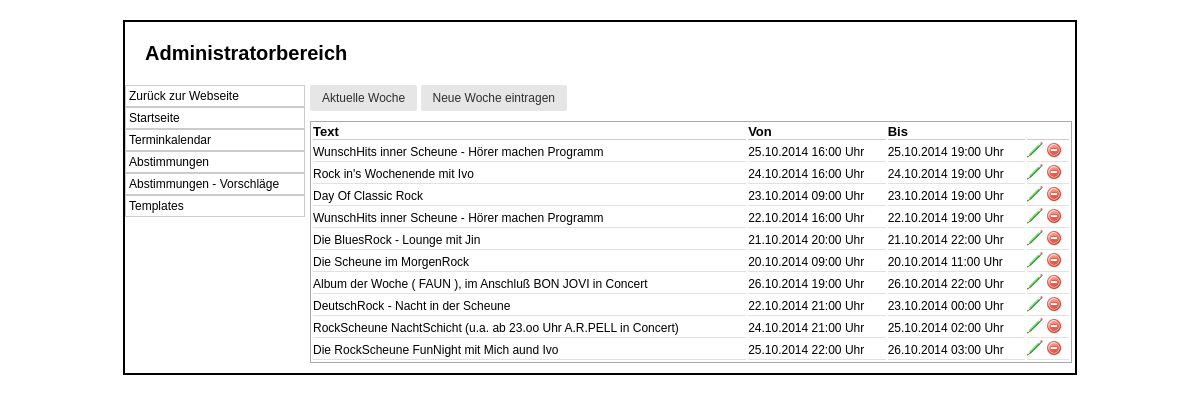
The page /admin/index.php?p=termine on the database its author committed.
### tables this page shows
CREATE TABLE IF NOT EXISTS `termine` (
  `ID` int(10) NOT NULL AUTO_INCREMENT,
  `Text` varchar(250) DEFAULT NULL,
  `Von` datetime NOT NULL,
  `Bis` datetime NOT NULL,
  PRIMARY KEY (`ID`)
);

### class/mysqli.class.php (called while the page is built, shortened)
<?php
class MysqliDb
{
    protected static $_prefix;
    protected $_mysqli;
    protected $_query;
    protected $_where = array();
    protected $_orderBy = array();
    protected $_groupBy = array();
    protected $host;
    protected $username;
    protected $password;
    protected $db;
    protected $port;
    public function __construct($host = NULL, $username = NULL, $password = NULL, $db = NULL, $port = NULL)
    {
        $this->host = $host;
        $this->username = $username;
        $this->password = $password;
        $this->db = $db;
        if($port == NULL)
            $this->port = ini_get ('mysqli.default_port');
        else
            $this->port = $port;
    }
    public function connect()
    {
        $this->_mysqli = new mysqli ($this->host, $this->username, $this->password, $this->db, $this->port)
            or die('There was a problem connecting to the database');
        $this->_mysqli->set_charset ('utf8');
    }
    protected function reset()
    {
        $this->_where = array();
        $this->_orderBy = array();
        $this->_groupBy = array();
        $this->_query = null;
    }
    public function setPrefix($prefix = '')
    {
        self::$_prefix = $prefix;
        return $this;
    }
    public function get($tableName, $numRows = null, $columns = '*')
    {
        $column = is_array($columns) ? implode(', ', $columns) : $columns;
        $this->_query = "SELECT $column FROM " .self::$_prefix . $tableName;
        $stmt = $this->_buildQuery($numRows);
        $stmt->execute();
        return $this->_dynamicBindResults($stmt);
    }
    protected function _buildQuery($numRows = null, $tableData = null)
    {
        $stmt = $this->_prepareQuery();
        return $stmt;
    }
    protected function _dynamicBindResults(mysqli_stmt $stmt)
    {
        $parameters = array();
        $results = array();
        $meta = $stmt->result_metadata();
        $row = array();
        while ($field = $meta->fetch_field()) {
            $row[$field->name] = null;
            $parameters[] = & $row[$field->name];
        }
        call_user_func_array(array($stmt, 'bind_result'), $parameters);
        while ($stmt->fetch()) {
            $x = array();
            foreach ($row as $key => $val) {
                $x[$key] = $val;
            }
            array_push($results, $x);
        }
        return $results;
    }
    protected function _buildTableData ($tableData) {
        if (!is_array ($tableData))
            return;
        $this->_query = rtrim($this->_query, ', ');
    }
    protected function _buildWhere () {
        if (empty ($this->_where))
            return;
        $this->_query .= ' WHERE ';
        $this->_where[0][0] = '';
    }
    protected function _buildGroupBy () {
        if (empty ($this->_groupBy))
            return;
        $this->_query .= " GROUP BY ";
        $this->_query = rtrim($this->_query, ', ') . " ";
    }
    protected function _buildOrderBy () {
        if (empty ($this->_orderBy))
            return;
        $this->_query .= " ORDER BY ";
        $this->_query = rtrim ($this->_query, ', ') . " ";
    }
    protected function _prepareQuery()
    {
        if (!$stmt = $this->_mysqli->prepare($this->_query)) {
            trigger_error("Problem preparing query ($this->_query) " . $this->_mysqli->error, E_USER_ERROR);
        }
        return $stmt;
    }
    protected function replacePlaceHolders ($str, $vals) {
        $newStr = "";
        return $newStr;
    }
}

### db_connect.php (called while the page is built, shortened)
<?php
include_once 'class/mysqli.class.php';
$db		= new MysqliDb(HOST,USER,PASSWORD,DATABASE);
?>

### admin/index.php (the view, shortened to what this page needs)
<?php
require_once('../db_connect.php');
$inhalt = null;
if(isset($_GET['p'])) {
	$p		= $_GET['p'];
	if($p == 'termine') {
		if(isset($typ) == 'woche') {
			$inhalt .= '<a class="btn" href="index.php?p=termine">Alle</a>';
			if(date("w", time()) == 0) {
				$sunday		= new DateTime('today');
			} else {
				$sunday		= new DateTime('next sunday');
			}
			if(date("w", time()) == 1) {
				$monday		= new DateTime('today');
			} else {
				$monday		= new DateTime('last monday');
			}
			$cols		= array("ID", "Text", "Von", "Bis");
			$db->where("Von", $monday->format('Y-m-d H:i:s'), ">");
			$db->where("Bis", $sunday->format('Y-m-d H:i:s'), "<");
			$termine	= $db->get(T_TERMINE, null, $cols);
		} else {
			$inhalt .= '<a class="btn" href="index.php?p=termine&typ=woche">Aktuelle Woche</a>
						<a class="btn" href="termin.php?add=week">Neue Woche eintragen</a>';
			$cols		= array("ID", "Text", "Von", "Bis");
			$termine	= $db->get(T_TERMINE, null, $cols);
		}
		$inhalt .= '<table class="standard">
					<thead>
						<th>Text</th>
						<th>Von</th>
						<th>Bis</th>
						<th></th>
					</thead>';
		foreach ($termine as $termin) {
			$inhalt .= '<tr>
					<td>'.$termin['Text'].'</td>
					<td>'.date('d.m.Y H:i', strtotime($termin['Von'])).' Uhr</td>
					<td>'.date('d.m.Y H:i', strtotime($termin['Bis'])).' Uhr</td>
					<td>
						<a href="termin.php?edit='.$termin['ID'].'"><img src="img/edit.png"></a>
						<a href="termin.php?delete='.$termin['ID'].'"><img src="img/delete.png"></a>
					</td>
				</tr>';
		}
		$inhalt .= '</table>';
	}
}
?>
<html>
<head>
	<link rel="stylesheet" type="text/css" href="style.css">
	<link rel="stylesheet" href="../css/tcal.css">
</head>
<body>
	<div id="container">
		<div id="header">
			<h1>Administratorbereich</h1>
		</div>
		<div id="navi">
			<ul>
				<li><a href="../">Zurück zur Webseite</a></li>
				<li><a href="index.php">Startseite</a></li>
				<li><a href="index.php?p=termine">Terminkalendar</a></li>
				<li><a href="abstimmung.php">Abstimmungen</a></li>
				<li><a href="vorschlaege.php">Abstimmungen - Vorschläge</a></li>
				<li><a href="templates.php">Templates</a></li>
			</ul>
		</div>
		<div id="content">
		<?php
			echo $inhalt;
		?>
		</div>
	</div>
</body>
</html>

### admin/style.css (style rules this page uses)
* { margin:0; padding:0; }
body { background-color:#FFF; color:#000; font-family:Verdana,Arial; font-size:12px; }
a { color:#000; text-decoration:none; }
.btn { font-family: inherit; font-size: 100%; *font-size: 90%; *overflow: visible; padding: 0.5em 1em; color: #444; color: rgba(0, 0, 0, 0.80); *color: #444; border: 1px solid #999; border: none rgba(0, 0, 0, 0); background-color: #E6E6E6; text-decoration: none; border-radius: 2px; display:inline-block; }
div#container { border:2px solid #000; margin:20px auto; width:950px; }
div#header { padding:20px; }
div#header h1 { font-size:20px; }
div#navi { float:left; width:180px; }
div#navi ul { list-style-type:none; }
div#navi ul li { border:1px solid #ccc; }
div#navi ul li a { display:block; padding:3px; }
div#content { float:left; width:762px; margin-left:5px; }
table.standard { width:100%; border:1px solid darkgrey; margin-top:10px; margin-bottom:10px; }
table.standard thead th { border-bottom:1px solid #ccc; font-size:13px; font-weight:bold; text-align:left; }
table.standard tr td { font-size:12px; border-bottom:1px solid #E1E1E1; }

### rows shown on the page
termine: Text "WunschHits inner Scheune - Hörer machen Programm", Von "25.10.2014 16:00", Bis "25.10.2014 19:00"
termine: Text "Rock in's Wochenende mit Ivo", Von "24.10.2014 16:00", Bis "24.10.2014 19:00"
termine: Text "Day Of Classic Rock", Von "23.10.2014 09:00", Bis "23.10.2014 19:00"
termine: Text "WunschHits inner Scheune - Hörer machen Programm", Von "22.10.2014 16:00", Bis "22.10.2014 19:00"
termine: Text "Die BluesRock - Lounge mit Jin", Von "21.10.2014 20:00", Bis "21.10.2014 22:00"
termine: Text "Die Scheune im MorgenRock", Von "20.10.2014 09:00", Bis "20.10.2014 11:00"
termine: Text "Album der Woche ( FAUN ), im Anschluß BON JOVI in Concert", Von "26.10.2014 19:00", Bis "26.10.2014 22:00"
termine: Text "DeutschRock - Nacht in der Scheune", Von "22.10.2014 21:00", Bis "23.10.2014 00:00"
termine: Text "RockScheune NachtSchicht (u.a. ab 23.oo Uhr A.R.PELL in Concert)", Von "24.10.2014 21:00", Bis "25.10.2014 02:00"
termine: Text "Die RockScheune FunNight mit Mich aund Ivo", Von "25.10.2014 22:00", Bis "26.10.2014 03:00"
